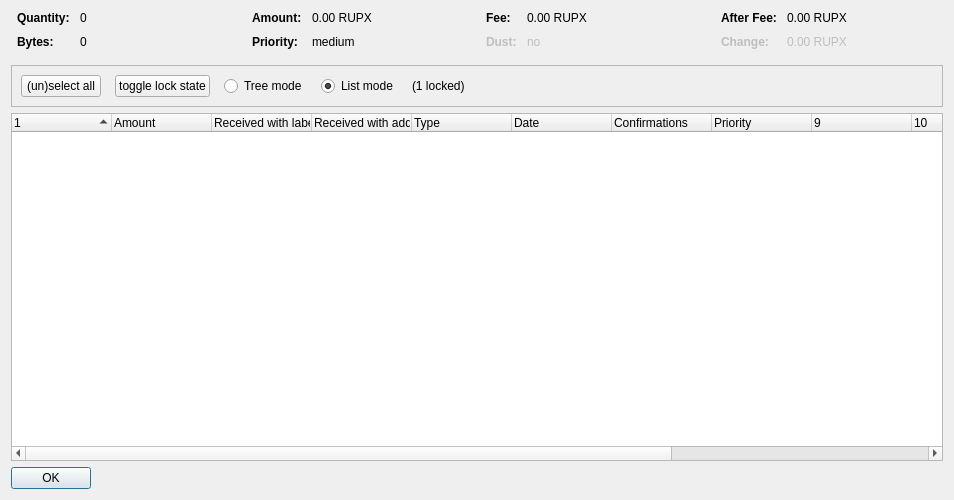
<?xml version="1.0" encoding="UTF-8"?>
<ui version="4.0">
 <class>CoinControlDialog</class>
 <widget class="QDialog" name="CoinControlDialog">
  <property name="geometry">
   <rect>
    <x>0</x>
    <y>0</y>
    <width>954</width>
    <height>500</height>
   </rect>
  </property>
  <property name="windowTitle">
   <string>Coin Selection</string>
  </property>
  <layout class="QVBoxLayout" name="verticalLayout">
   <item>
    <layout class="QHBoxLayout" name="horizontalLayoutTop" stretch="0,0,0,0">
     <property name="topMargin">
      <number>0</number>
     </property>
     <property name="bottomMargin">
      <number>10</number>
     </property>
     <item>
      <layout class="QFormLayout" name="formLayoutCoinControl1">
       <property name="horizontalSpacing">
        <number>10</number>
       </property>
       <property name="verticalSpacing">
        <number>10</number>
       </property>
       <property name="leftMargin">
        <number>6</number>
       </property>
       <property name="rightMargin">
        <number>6</number>
       </property>
       <item row="0" column="0">
        <widget class="QLabel" name="labelCoinControlQuantityText">
         <property name="font">
          <font>
           <weight>75</weight>
           <bold>true</bold>
          </font>
         </property>
         <property name="text">
          <string>Quantity:</string>
         </property>
        </widget>
       </item>
       <item row="0" column="1">
        <widget class="QLabel" name="labelCoinControlQuantity">
         <property name="cursor">
          <cursorShape>IBeamCursor</cursorShape>
         </property>
         <property name="contextMenuPolicy">
          <enum>Qt::ActionsContextMenu</enum>
         </property>
         <property name="text">
          <string notr="true">0</string>
         </property>
         <property name="textInteractionFlags">
          <set>Qt::LinksAccessibleByMouse|Qt::TextSelectableByKeyboard|Qt::TextSelectableByMouse</set>
         </property>
        </widget>
       </item>
       <item row="1" column="0">
        <widget class="QLabel" name="labelCoinControlBytesText">
         <property name="font">
          <font>
           <weight>75</weight>
           <bold>true</bold>
          </font>
         </property>
         <property name="text">
          <string>Bytes:</string>
         </property>
        </widget>
       </item>
       <item row="1" column="1">
        <widget class="QLabel" name="labelCoinControlBytes">
         <property name="cursor">
          <cursorShape>IBeamCursor</cursorShape>
         </property>
         <property name="contextMenuPolicy">
          <enum>Qt::ActionsContextMenu</enum>
         </property>
         <property name="text">
          <string notr="true">0</string>
         </property>
         <property name="textInteractionFlags">
          <set>Qt::LinksAccessibleByMouse|Qt::TextSelectableByKeyboard|Qt::TextSelectableByMouse</set>
         </property>
        </widget>
       </item>
      </layout>
     </item>
     <item>
      <layout class="QFormLayout" name="formLayoutCoinControl2">
       <property name="horizontalSpacing">
        <number>10</number>
       </property>
       <property name="verticalSpacing">
        <number>10</number>
       </property>
       <property name="leftMargin">
        <number>6</number>
       </property>
       <property name="rightMargin">
        <number>6</number>
       </property>
       <item row="0" column="0">
        <widget class="QLabel" name="labelCoinControlAmountText">
         <property name="font">
          <font>
           <weight>75</weight>
           <bold>true</bold>
          </font>
         </property>
         <property name="text">
          <string>Amount:</string>
         </property>
        </widget>
       </item>
       <item row="0" column="1">
        <widget class="QLabel" name="labelCoinControlAmount">
         <property name="cursor">
          <cursorShape>IBeamCursor</cursorShape>
         </property>
         <property name="contextMenuPolicy">
          <enum>Qt::ActionsContextMenu</enum>
         </property>
         <property name="text">
          <string notr="true">0.00 RUPX</string>
         </property>
         <property name="textInteractionFlags">
          <set>Qt::LinksAccessibleByMouse|Qt::TextSelectableByKeyboard|Qt::TextSelectableByMouse</set>
         </property>
        </widget>
       </item>
       <item row="1" column="0">
        <widget class="QLabel" name="labelCoinControlPriorityText">
         <property name="font">
          <font>
           <weight>75</weight>
           <bold>true</bold>
          </font>
         </property>
         <property name="text">
          <string>Priority:</string>
         </property>
        </widget>
       </item>
       <item row="1" column="1">
        <widget class="QLabel" name="labelCoinControlPriority">
         <property name="cursor">
          <cursorShape>IBeamCursor</cursorShape>
         </property>
         <property name="contextMenuPolicy">
          <enum>Qt::ActionsContextMenu</enum>
         </property>
         <property name="text">
          <string>medium</string>
         </property>
         <property name="textInteractionFlags">
          <set>Qt::LinksAccessibleByMouse|Qt::TextSelectableByKeyboard|Qt::TextSelectableByMouse</set>
         </property>
        </widget>
       </item>
      </layout>
     </item>
     <item>
      <layout class="QFormLayout" name="formLayoutCoinControl3">
       <property name="horizontalSpacing">
        <number>10</number>
       </property>
       <property name="verticalSpacing">
        <number>10</number>
       </property>
       <property name="leftMargin">
        <number>6</number>
       </property>
       <property name="rightMargin">
        <number>6</number>
       </property>
       <item row="0" column="0">
        <widget class="QLabel" name="labelCoinControlFeeText">
         <property name="font">
          <font>
           <weight>75</weight>
           <bold>true</bold>
          </font>
         </property>
         <property name="text">
          <string>Fee:</string>
         </property>
        </widget>
       </item>
       <item row="0" column="1">
        <widget class="QLabel" name="labelCoinControlFee">
         <property name="cursor">
          <cursorShape>IBeamCursor</cursorShape>
         </property>
         <property name="contextMenuPolicy">
          <enum>Qt::ActionsContextMenu</enum>
         </property>
         <property name="text">
          <string notr="true">0.00 RUPX</string>
         </property>
         <property name="textInteractionFlags">
          <set>Qt::LinksAccessibleByMouse|Qt::TextSelectableByKeyboard|Qt::TextSelectableByMouse</set>
         </property>
        </widget>
       </item>
       <item row="1" column="0">
        <widget class="QLabel" name="labelCoinControlLowOutputText">
         <property name="enabled">
          <bool>false</bool>
         </property>
         <property name="font">
          <font>
           <weight>75</weight>
           <bold>true</bold>
          </font>
         </property>
         <property name="text">
          <string>Dust:</string>
         </property>
        </widget>
       </item>
       <item row="1" column="1">
        <widget class="QLabel" name="labelCoinControlLowOutput">
         <property name="enabled">
          <bool>false</bool>
         </property>
         <property name="cursor">
          <cursorShape>IBeamCursor</cursorShape>
         </property>
         <property name="contextMenuPolicy">
          <enum>Qt::ActionsContextMenu</enum>
         </property>
         <property name="text">
          <string>no</string>
         </property>
         <property name="textInteractionFlags">
          <set>Qt::LinksAccessibleByMouse|Qt::TextSelectableByKeyboard|Qt::TextSelectableByMouse</set>
         </property>
        </widget>
       </item>
      </layout>
     </item>
     <item>
      <layout class="QFormLayout" name="formLayoutCoinControl4">
       <property name="horizontalSpacing">
        <number>10</number>
       </property>
       <property name="verticalSpacing">
        <number>10</number>
       </property>
       <property name="leftMargin">
        <number>6</number>
       </property>
       <property name="rightMargin">
        <number>6</number>
       </property>
       <item row="0" column="0">
        <widget class="QLabel" name="labelCoinControlAfterFeeText">
         <property name="font">
          <font>
           <weight>75</weight>
           <bold>true</bold>
          </font>
         </property>
         <property name="text">
          <string>After Fee:</string>
         </property>
        </widget>
       </item>
       <item row="0" column="1">
        <widget class="QLabel" name="labelCoinControlAfterFee">
         <property name="cursor">
          <cursorShape>IBeamCursor</cursorShape>
         </property>
         <property name="contextMenuPolicy">
          <enum>Qt::ActionsContextMenu</enum>
         </property>
         <property name="text">
          <string notr="true">0.00 RUPX</string>
         </property>
         <property name="textInteractionFlags">
          <set>Qt::LinksAccessibleByMouse|Qt::TextSelectableByKeyboard|Qt::TextSelectableByMouse</set>
         </property>
        </widget>
       </item>
       <item row="1" column="0">
        <widget class="QLabel" name="labelCoinControlChangeText">
         <property name="enabled">
          <bool>false</bool>
         </property>
         <property name="font">
          <font>
           <weight>75</weight>
           <bold>true</bold>
          </font>
         </property>
         <property name="text">
          <string>Change:</string>
         </property>
        </widget>
       </item>
       <item row="1" column="1">
        <widget class="QLabel" name="labelCoinControlChange">
         <property name="enabled">
          <bool>false</bool>
         </property>
         <property name="cursor">
          <cursorShape>IBeamCursor</cursorShape>
         </property>
         <property name="contextMenuPolicy">
          <enum>Qt::ActionsContextMenu</enum>
         </property>
         <property name="text">
          <string notr="true">0.00 RUPX</string>
         </property>
         <property name="textInteractionFlags">
          <set>Qt::LinksAccessibleByMouse|Qt::TextSelectableByKeyboard|Qt::TextSelectableByMouse</set>
         </property>
        </widget>
       </item>
      </layout>
     </item>
    </layout>
   </item>
   <item>
    <widget class="QFrame" name="frame">
     <property name="minimumSize">
      <size>
       <width>0</width>
       <height>40</height>
      </size>
     </property>
     <property name="frameShape">
      <enum>QFrame::StyledPanel</enum>
     </property>
     <property name="frameShadow">
      <enum>QFrame::Sunken</enum>
     </property>
     <layout class="QHBoxLayout" name="horizontalLayout">
      <item>
       <layout class="QHBoxLayout" name="horizontalLayoutPanel" stretch="0,0,0,0,0,0">
        <property name="spacing">
         <number>14</number>
        </property>
        <item>
         <widget class="QPushButton" name="pushButtonSelectAll">
          <property name="sizePolicy">
           <sizepolicy hsizetype="Maximum" vsizetype="Fixed">
            <horstretch>0</horstretch>
            <verstretch>0</verstretch>
           </sizepolicy>
          </property>
          <property name="text">
           <string>(un)select all</string>
          </property>
          <property name="autoDefault">
           <bool>false</bool>
          </property>
         </widget>
        </item>
        <item>
         <widget class="QPushButton" name="pushButtonToggleLock">
          <property name="sizePolicy">
           <sizepolicy hsizetype="Maximum" vsizetype="Fixed">
            <horstretch>0</horstretch>
            <verstretch>0</verstretch>
           </sizepolicy>
          </property>
          <property name="text">
           <string>toggle lock state</string>
          </property>
          <property name="autoDefault">
           <bool>false</bool>
          </property>
         </widget>
        </item>
        <item>
         <widget class="QRadioButton" name="radioTreeMode">
          <property name="sizePolicy">
           <sizepolicy hsizetype="Maximum" vsizetype="Fixed">
            <horstretch>0</horstretch>
            <verstretch>0</verstretch>
           </sizepolicy>
          </property>
          <property name="text">
           <string>Tree mode</string>
          </property>
         </widget>
        </item>
        <item>
         <widget class="QRadioButton" name="radioListMode">
          <property name="sizePolicy">
           <sizepolicy hsizetype="Maximum" vsizetype="Fixed">
            <horstretch>0</horstretch>
            <verstretch>0</verstretch>
           </sizepolicy>
          </property>
          <property name="text">
           <string>List mode</string>
          </property>
          <property name="checked">
           <bool>true</bool>
          </property>
         </widget>
        </item>
        <item>
         <widget class="QLabel" name="labelLocked">
          <property name="text">
           <string>(1 locked)</string>
          </property>
         </widget>
        </item>
        <item>
         <spacer name="horizontalSpacer">
          <property name="orientation">
           <enum>Qt::Horizontal</enum>
          </property>
          <property name="sizeHint" stdset="0">
           <size>
            <width>40</width>
            <height>20</height>
           </size>
          </property>
         </spacer>
        </item>
       </layout>
      </item>
     </layout>
    </widget>
   </item>
   <item>
    <widget class="CoinControlTreeWidget" name="treeWidget">
     <property name="contextMenuPolicy">
      <enum>Qt::CustomContextMenu</enum>
     </property>
     <property name="sortingEnabled">
      <bool>false</bool>
     </property>
     <property name="columnCount">
      <number>13</number>
     </property>
     <attribute name="headerShowSortIndicator" stdset="0">
      <bool>true</bool>
     </attribute>
     <attribute name="headerStretchLastSection">
      <bool>false</bool>
     </attribute>
     <column>
      <property name="text">
       <string/>
      </property>
     </column>
     <column>
      <property name="text">
       <string>Amount</string>
      </property>
     </column>
     <column>
      <property name="text">
       <string>Received with label</string>
      </property>
     </column>
     <column>
      <property name="text">
       <string>Received with address</string>
      </property>
     </column>
     <column>
      <property name="text">
	<string>Type</string>
      </property>
     </column>
     <column>
      <property name="text">	 
       <string>Date</string>
      </property>
     </column>
     <column>
      <property name="text">
       <string>Confirmations</string>
      </property>
      <property name="toolTip">
       <string>Confirmed</string>
      </property>
     </column>
     <column>
      <property name="text">
       <string>Priority</string>
      </property>
     </column>
     <column>
      <property name="text">
       <string/>
      </property>
     </column>
     <column>
      <property name="text">
       <string/>
      </property>
     </column>
     <column>
      <property name="text">
       <string/>
      </property>
     </column>
     <column>
      <property name="text">
       <string/>
      </property>
     </column>
     <column>
      <property name="text">
       <string/>
      </property>
     </column>
    </widget>
   </item>
   <item>
    <widget class="QDialogButtonBox" name="buttonBox">
     <property name="sizePolicy">
      <sizepolicy hsizetype="Maximum" vsizetype="Fixed">
       <horstretch>0</horstretch>
       <verstretch>0</verstretch>
      </sizepolicy>
     </property>
     <property name="orientation">
      <enum>Qt::Horizontal</enum>
     </property>
     <property name="standardButtons">
      <set>QDialogButtonBox::Ok</set>
     </property>
    </widget>
   </item>
  </layout>
 </widget>
 <customwidgets>
  <customwidget>
   <class>CoinControlTreeWidget</class>
   <extends>QTreeWidget</extends>
   <header>coincontroltreewidget.h</header>
  </customwidget>
 </customwidgets>
 <resources/>
 <connections/>
</ui>
